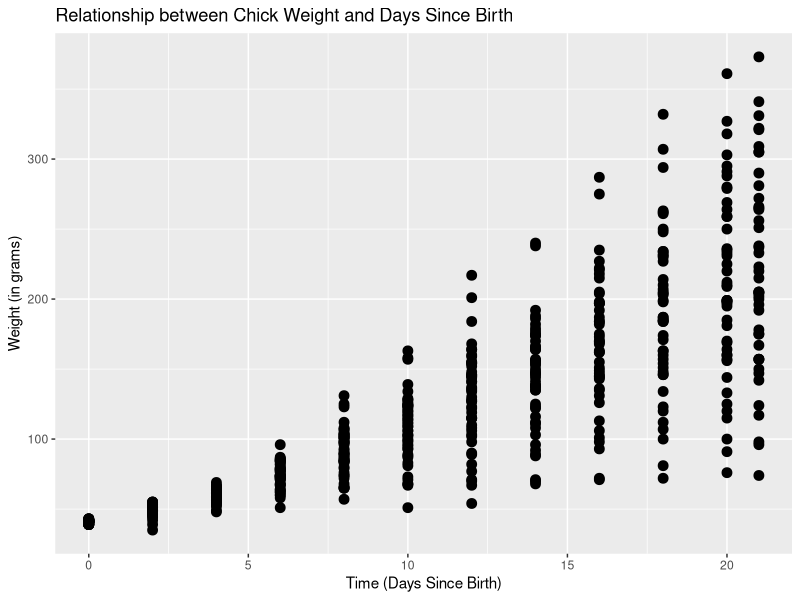
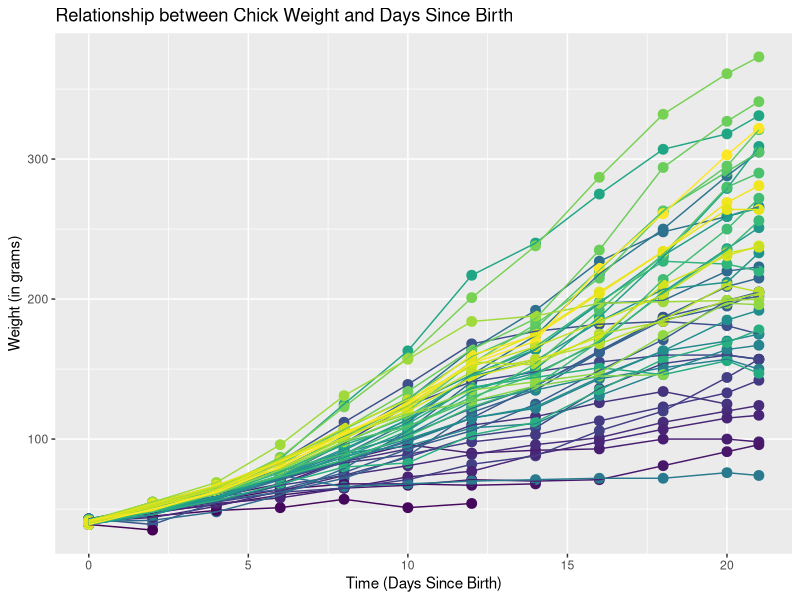
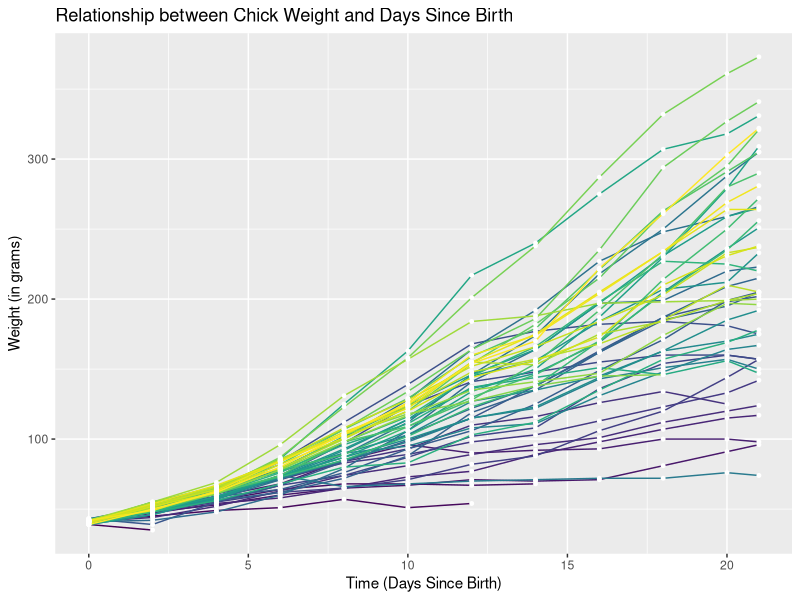
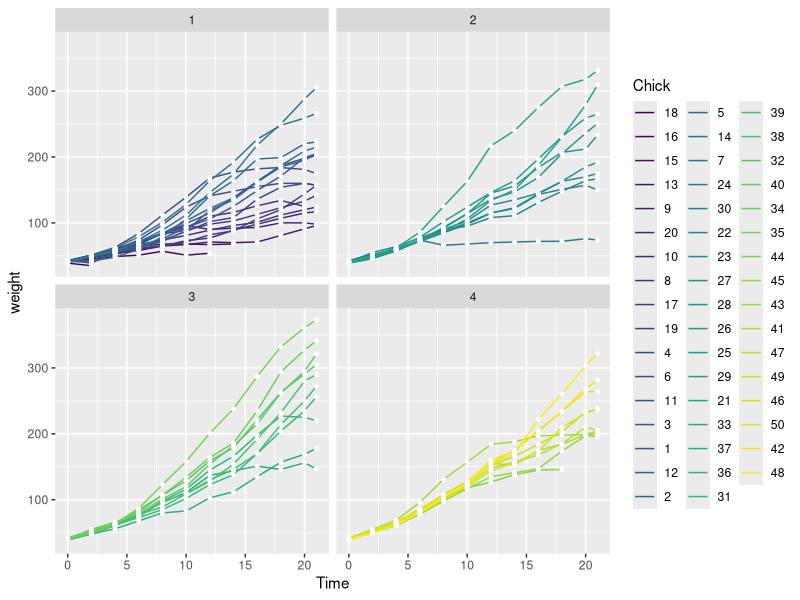
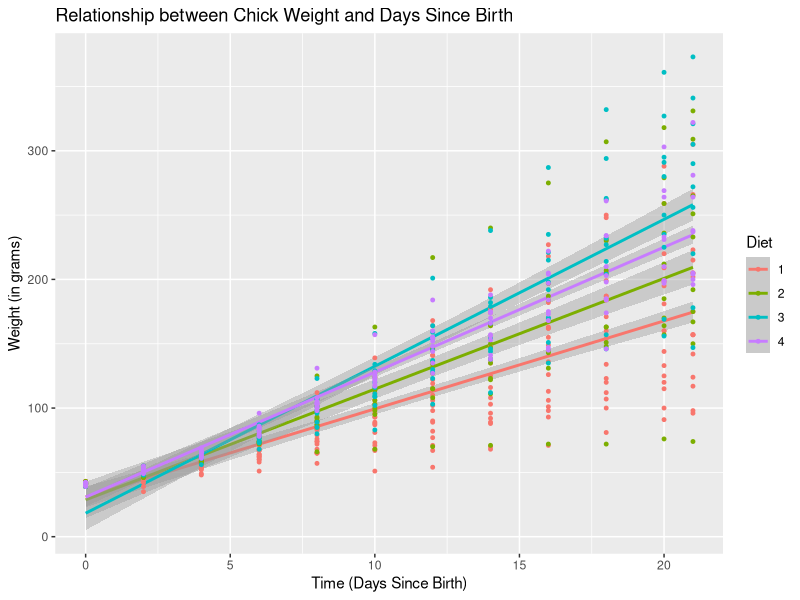
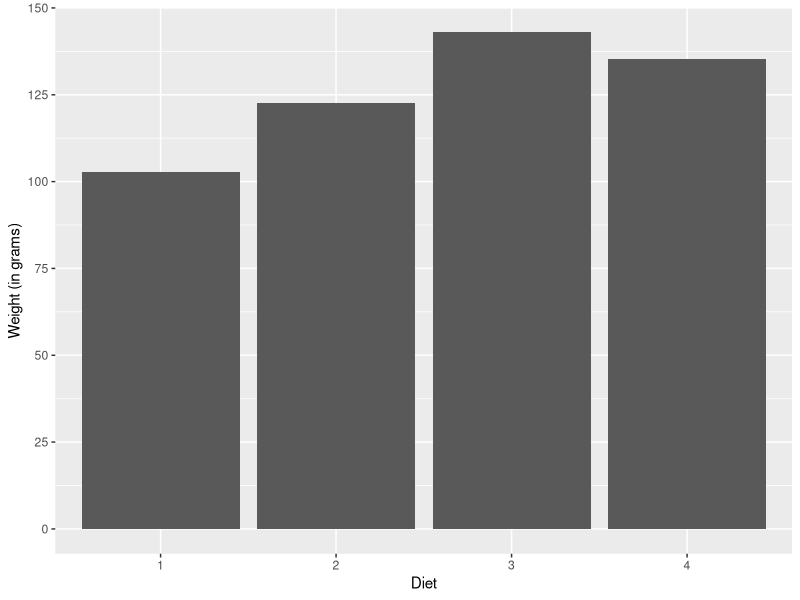
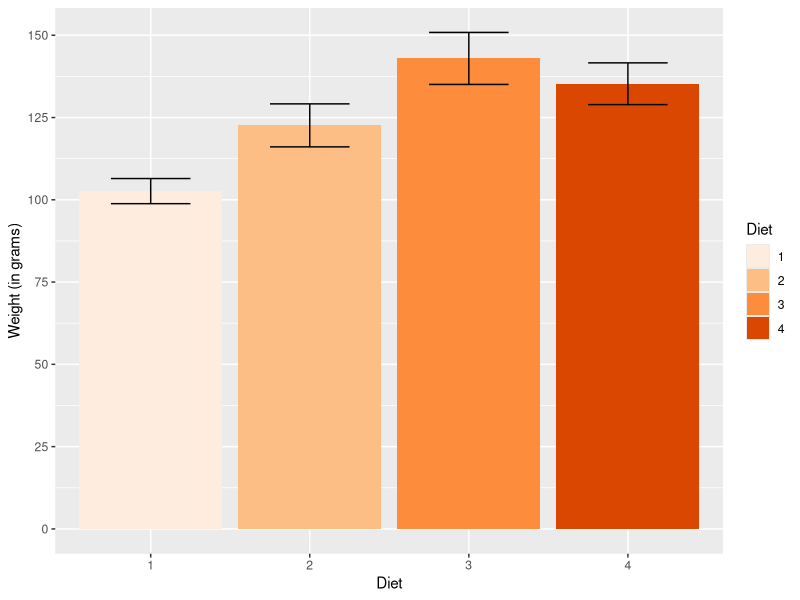
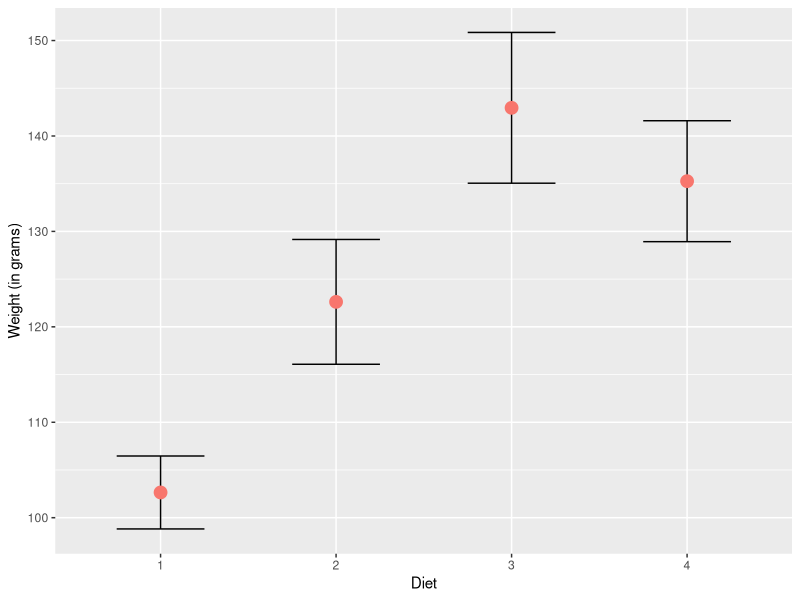

R code for these plots, in order:
## ---- chunk 1
knitr::opts_chunk$set(echo = TRUE, eval = TRUE, fig.align = "center", warning = F, message = F, R.options=list(max.print=100))

# Edit the file starting below
## ---- chunk 2
# Save dataset as a dataframe
ChickWeight <- as.data.frame(ChickWeight)

# Visuaize the first ten rows of the dataset
head(ChickWeight, 10)
## ---- chunk 3
## find nunber of chicks, time points, diet conditions, and chicks per diet condition
length(table(ChickWeight$Chick))
length(table(ChickWeight$Time))
length(table(ChickWeight$Diet))

length(unique(ChickWeight$Chick[ChickWeight$Diet == 1]))
length(unique(ChickWeight$Chick[ChickWeight$Diet == 2]))
length(unique(ChickWeight$Chick[ChickWeight$Diet == 3]))
length(unique(ChickWeight$Chick[ChickWeight$Diet == 4]))
## ---- chunk 4
# Load the tidyverse (including ggplot2)
library(tidyverse)

## create scatterplot of weight as function of time
ChickWeight %>% 
  ggplot(aes(x = Time, y = weight)) + 
  geom_point(size = 3) +
  labs(title = "Relationship between Chick Weight and Days Since Birth",
       x = "Time (Days Since Birth)",
       y = "Weight (in grams)")
## ---- chunk 5
## scatterplot of weight as function of time with color for each chick and a line connecting each chick
ChickWeight %>% 
  ggplot(aes(x = Time, y = weight, color = Chick)) + 
  geom_point(size = 3) +
  geom_line() +
  labs(title = "Relationship between Chick Weight and Days Since Birth",
       x = "Time (Days Since Birth)",
       y = "Weight (in grams)") +
  theme(legend.position = "none")
## ---- chunk 6
## scatterplot from Q3 with white points on top of the colored lines
ChickWeight %>% 
  ggplot(aes(x = Time, y = weight, color = Chick)) + 
  geom_line() +
  geom_point(color = "white", size = 1) +
  labs(title = "Relationship between Chick Weight and Days Since Birth",
       x = "Time (Days Since Birth)",
       y = "Weight (in grams)") +
  theme(legend.position = "none")
## ---- chunk 7
## create scatterplot from Q4 faceted by diet
ChickWeight %>% 
  ggplot(aes(x = Time, y = weight, color = Chick)) + 
  geom_line() +
  geom_point(color = "white", size = 1) +
  facet_wrap(vars(Diet))
  labs(title = "Relationship between Chick Weight and Days Since Birth",
       x = "Time (Days Since Birth)",
       y = "Weight (in grams)") +
  theme(legend.position = "none")
## ---- chunk 8
## create the scatterplot from Q2 with linear regression lines for each diet
ChickWeight %>% 
  ggplot(aes(x = Time, y = weight, color = Diet)) + 
  geom_smooth(method = "lm") +
  geom_point(size = 1) +
  labs(title = "Relationship between Chick Weight and Days Since Birth",
       x = "Time (Days Since Birth)",
       y = "Weight (in grams)")
## ---- chunk 9
## create barplot with bar height as average chick weight per diet condition
ChickWeight %>%
  ggplot(aes(x = Diet, y = weight)) + 
  geom_bar(stat = "summary", position = "dodge", fun = mean) + 
  scale_y_continuous(name = "Weight (in grams)", breaks = seq(0, 150, by = 25))
## ---- chunk 10
## create bar graph from Q7 with error bars of width 0.5 and color scale by diet
ChickWeight %>%
  ggplot(aes(x = Diet, y = weight)) + 
  geom_bar(aes(fill = Diet), stat = "summary", position = "dodge", fun = mean) +
  geom_errorbar(stat = "summary", width = 0.5) +
  scale_fill_brewer(palette = "Oranges") +
  scale_y_continuous(name = "Weight (in grams)", breaks = seq(0, 150, by = 25))
## ---- chunk 11
## create scatterplot using the bar graph from Q8 as a reference
ChickWeight %>%
  ggplot(aes(x = Diet, y = weight)) + 
  geom_errorbar(stat = "summary", width = 0.5) +
  geom_point(stat = "summary", position = "dodge", fun = mean, size = 4, aes(color = "red")) + 
  scale_y_continuous(name = "Weight (in grams)") +
  theme(legend.position = "none")
